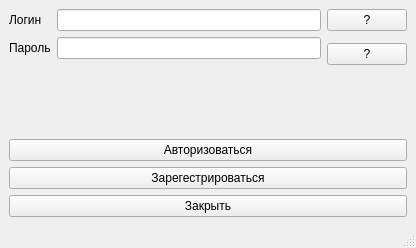
<?xml version="1.0" encoding="UTF-8"?>
<ui version="4.0">
 <class>MainWindow</class>
 <widget class="QMainWindow" name="MainWindow">
  <property name="geometry">
   <rect>
    <x>0</x>
    <y>0</y>
    <width>416</width>
    <height>248</height>
   </rect>
  </property>
  <property name="windowTitle">
   <string>MainWindow</string>
  </property>
  <widget class="QWidget" name="centralwidget">
   <layout class="QGridLayout" name="gridLayout">
    <item row="0" column="0" rowspan="4">
     <layout class="QFormLayout" name="formLayout">
      <item row="0" column="0">
       <widget class="QLabel" name="label_Name">
        <property name="text">
         <string>Логин</string>
        </property>
       </widget>
      </item>
      <item row="0" column="1">
       <widget class="QLineEdit" name="lineEdit_Login"/>
      </item>
      <item row="1" column="0">
       <widget class="QLabel" name="label_Age">
        <property name="text">
         <string>Пароль</string>
        </property>
       </widget>
      </item>
      <item row="1" column="1">
       <widget class="QLineEdit" name="lineEdit_Password"/>
      </item>
     </layout>
    </item>
    <item row="6" column="0" colspan="2">
     <widget class="QPushButton" name="pushButton_SignIn">
      <property name="text">
       <string>Авторизоваться</string>
      </property>
      <property name="autoDefault">
       <bool>false</bool>
      </property>
     </widget>
    </item>
    <item row="2" column="1">
     <widget class="QPushButton" name="pushButton_QuestionPassword">
      <property name="text">
       <string>?</string>
      </property>
     </widget>
    </item>
    <item row="4" column="0">
     <spacer name="verticalSpacer">
      <property name="orientation">
       <enum>Qt::Vertical</enum>
      </property>
      <property name="sizeHint" stdset="0">
       <size>
        <width>20</width>
        <height>40</height>
       </size>
      </property>
     </spacer>
    </item>
    <item row="7" column="0" colspan="2">
     <widget class="QPushButton" name="pushButton_SignUp">
      <property name="text">
       <string>Зарегестрироваться</string>
      </property>
     </widget>
    </item>
    <item row="0" column="1">
     <widget class="QPushButton" name="pushButton_QuestionLogin">
      <property name="text">
       <string>?</string>
      </property>
     </widget>
    </item>
    <item row="8" column="0" colspan="2">
     <widget class="QPushButton" name="pushButton_Close1">
      <property name="text">
       <string>Закрыть</string>
      </property>
     </widget>
    </item>
   </layout>
  </widget>
  <widget class="QMenuBar" name="menubar">
   <property name="geometry">
    <rect>
     <x>0</x>
     <y>0</y>
     <width>416</width>
     <height>21</height>
    </rect>
   </property>
  </widget>
  <widget class="QStatusBar" name="statusbar"/>
 </widget>
 <resources/>
 <connections>
  <connection>
   <sender>pushButton_Close1</sender>
   <signal>clicked()</signal>
   <receiver>MainWindow</receiver>
   <slot>close()</slot>
   <hints>
    <hint type="sourcelabel">
     <x>352</x>
     <y>209</y>
    </hint>
    <hint type="destinationlabel">
     <x>382</x>
     <y>247</y>
    </hint>
   </hints>
  </connection>
 </connections>
</ui>
